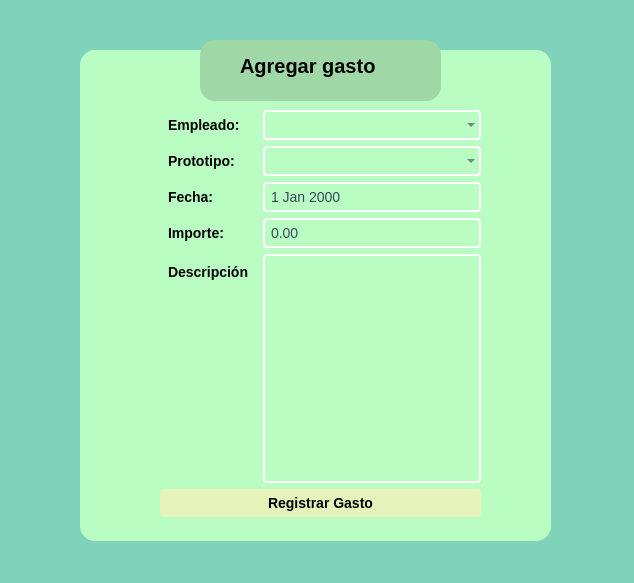
<?xml version="1.0" encoding="UTF-8"?>
<ui version="4.0">
 <class>Dialog</class>
 <widget class="QDialog" name="Dialog">
  <property name="geometry">
   <rect>
    <x>0</x>
    <y>0</y>
    <width>634</width>
    <height>583</height>
   </rect>
  </property>
  <property name="windowTitle">
   <string>Dialog</string>
  </property>
  <property name="styleSheet">
   <string notr="true">background-color: rgb(128, 211, 187);</string>
  </property>
  <widget class="QWidget" name="widget" native="true">
   <property name="geometry">
    <rect>
     <x>80</x>
     <y>50</y>
     <width>471</width>
     <height>491</height>
    </rect>
   </property>
   <property name="styleSheet">
    <string notr="true">QWidget{
background-color: rgb(186, 253, 194);
border-radius: 15px;
}

QLabel {
    font-size: 14px;
    color: black;
    padding: 2px 4px;
    border: none;
}

QLineEdit, QComboBox, QDoubleSpinBox, QTextEdit, QDateEdit {
    font-size: 14px;
    color: #34495e;
    border: 2px solid;
	border-color: white;
    border-radius: 4px;
    padding: 4px;
    background-color: transparent;
}

QPushButton {
    font-size: 14px;
    font-weight: bold;
    color: black;
	background-color: rgb(229, 243, 186);
    border: none;
    border-radius: 4px;
    padding: 6px 12px;
}

QPushButton:hover {
    background-color: rgb(202, 213, 163)
}

QPushButton:disabled {
    background-color: #95a5a6;
    color: #ecf0f1;
}

</string>
   </property>
   <widget class="QWidget" name="formLayoutWidget">
    <property name="geometry">
     <rect>
      <x>80</x>
      <y>60</y>
      <width>321</width>
      <height>407</height>
     </rect>
    </property>
    <layout class="QFormLayout" name="formLayout">
     <item row="1" column="0">
      <widget class="QLabel" name="emailLabel">
       <property name="styleSheet">
        <string notr="true">font-weight: bold;</string>
       </property>
       <property name="text">
        <string>Empleado:</string>
       </property>
      </widget>
     </item>
     <item row="1" column="1">
      <widget class="QComboBox" name="comboBox"/>
     </item>
     <item row="2" column="0">
      <widget class="QLabel" name="dNILabel">
       <property name="styleSheet">
        <string notr="true">font-weight: bold;</string>
       </property>
       <property name="text">
        <string>Prototipo:</string>
       </property>
      </widget>
     </item>
     <item row="2" column="1">
      <widget class="QComboBox" name="comboBox_2"/>
     </item>
     <item row="3" column="0">
      <widget class="QLabel" name="titulaciNLabel">
       <property name="styleSheet">
        <string notr="true">font-weight: bold;</string>
       </property>
       <property name="text">
        <string>Fecha:</string>
       </property>
      </widget>
     </item>
     <item row="3" column="1">
      <widget class="QDateEdit" name="dateEdit"/>
     </item>
     <item row="4" column="0">
      <widget class="QLabel" name="aOsDeExperienciaLabel">
       <property name="styleSheet">
        <string notr="true">font-weight: bold;</string>
       </property>
       <property name="text">
        <string>Importe:</string>
       </property>
      </widget>
     </item>
     <item row="5" column="0">
      <widget class="QLabel" name="provinciaLabel">
       <property name="styleSheet">
        <string notr="true">font-weight: bold;</string>
       </property>
       <property name="text">
        <string>Descripción</string>
       </property>
      </widget>
     </item>
     <item row="6" column="0" colspan="2">
      <widget class="QPushButton" name="addenviar">
       <property name="text">
        <string>Registrar Gasto</string>
       </property>
      </widget>
     </item>
     <item row="5" column="1">
      <widget class="QTextEdit" name="textEdit"/>
     </item>
     <item row="4" column="1">
      <widget class="QDoubleSpinBox" name="doubleSpinBox"/>
     </item>
    </layout>
   </widget>
  </widget>
  <widget class="QFrame" name="frame">
   <property name="geometry">
    <rect>
     <x>200</x>
     <y>40</y>
     <width>241</width>
     <height>61</height>
    </rect>
   </property>
   <property name="styleSheet">
    <string notr="true">background-color: rgb(159, 216, 166);
border-radius: 15px;</string>
   </property>
   <property name="frameShape">
    <enum>QFrame::StyledPanel</enum>
   </property>
   <property name="frameShadow">
    <enum>QFrame::Raised</enum>
   </property>
   <widget class="QLabel" name="label">
    <property name="geometry">
     <rect>
      <x>40</x>
      <y>0</y>
      <width>171</width>
      <height>51</height>
     </rect>
    </property>
    <property name="styleSheet">
     <string notr="true">font-size: 20px;
font-weight: bold;</string>
    </property>
    <property name="text">
     <string>Agregar gasto</string>
    </property>
   </widget>
  </widget>
 </widget>
 <resources/>
 <connections/>
</ui>
